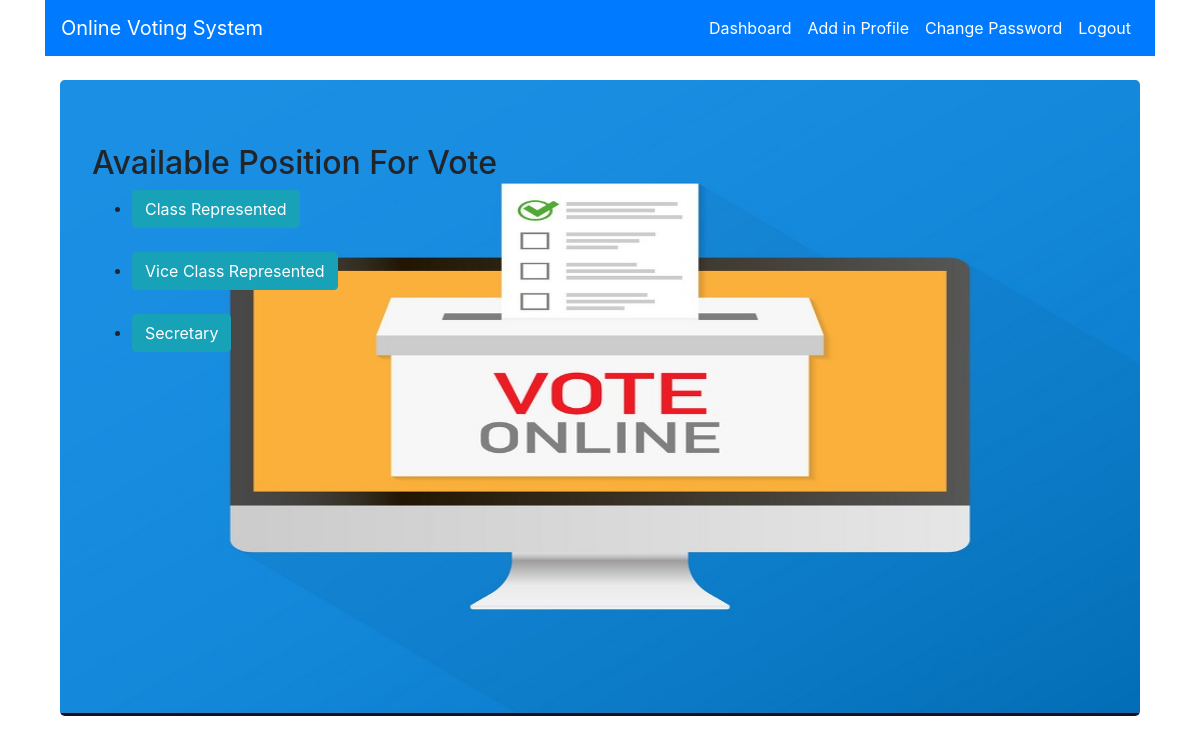
/position/ (signed in), run on the app's committed database.
### poll/models.py (models this page shows, shortened)
class Position(models.Model):
    title = models.CharField(max_length=50, unique=True)

### poll/views.py (the view)
# urls.py: path('position/', views.positionView, name='position'),
@login_required
def positionView(request):
    obj = Position.objects.all()
    return render(request, "poll/position.html", {'obj':obj})

### poll/templates/poll/position.html (shortened to what this page needs)
{% extends "poll/base.html" %}
{%load static%}
{% block content %}
<div class="jumbotron" style="background-image: url('{% static 'ovs2.jpg' %}'); background-size: 100% 100%; padding-bottom: 30%">
  <h2>Available Position For Vote</h2>
  <ul>
    {% for i in obj %}
      <li><a href="{% url 'candidate' i.id %}"class="btn btn-info">{{i.title}}</a></li>
      <br>
    {% empty %}
      <p>No Positions Available</p>
    {% endfor %}
  </ul>
{% endblock %}

### data on the page
Position: title "Class Represented"
Position: title "Vice Class Represented"
Position: title "Secretary"
